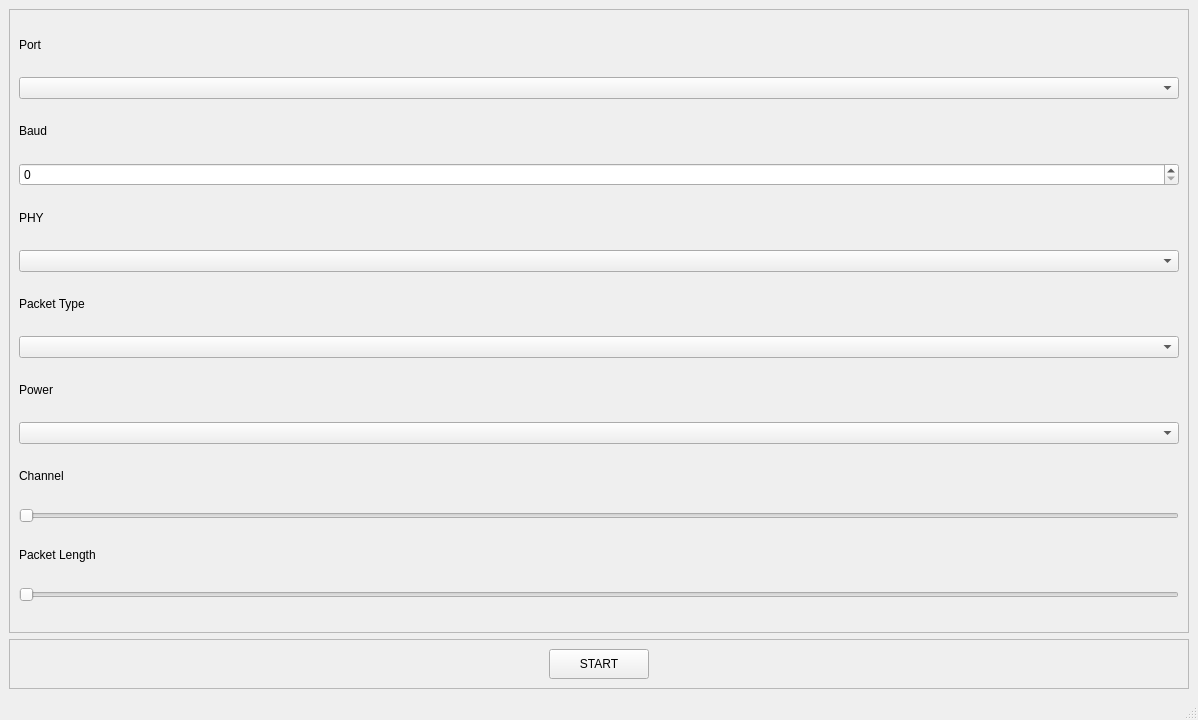
<?xml version="1.0" encoding="UTF-8"?>
<ui version="4.0">
 <class>MainWindow</class>
 <widget class="QMainWindow" name="MainWindow">
  <property name="geometry">
   <rect>
    <x>0</x>
    <y>0</y>
    <width>1198</width>
    <height>720</height>
   </rect>
  </property>
  <property name="maximumSize">
   <size>
    <width>16777215</width>
    <height>720</height>
   </size>
  </property>
  <property name="windowTitle">
   <string>DTM_TX</string>
  </property>
  <property name="layoutDirection">
   <enum>Qt::LeftToRight</enum>
  </property>
  <property name="autoFillBackground">
   <bool>false</bool>
  </property>
  <widget class="QWidget" name="centralwidget">
   <layout class="QVBoxLayout" name="verticalLayout_3">
    <item>
     <layout class="QHBoxLayout" name="horizontalLayout_5">
      <item>
       <layout class="QVBoxLayout" name="verticalLayout_6">
        <item>
         <widget class="QFrame" name="input_frame">
          <property name="frameShape">
           <enum>QFrame::StyledPanel</enum>
          </property>
          <property name="frameShadow">
           <enum>QFrame::Raised</enum>
          </property>
          <layout class="QVBoxLayout" name="verticalLayout">
           <item>
            <widget class="QLabel" name="label">
             <property name="maximumSize">
              <size>
               <width>16777215</width>
               <height>20</height>
              </size>
             </property>
             <property name="text">
              <string>Port</string>
             </property>
            </widget>
           </item>
           <item>
            <widget class="QComboBox" name="port_select">
             <property name="currentText">
              <string extracomment="Port"/>
             </property>
            </widget>
           </item>
           <item>
            <widget class="QLabel" name="label_2">
             <property name="maximumSize">
              <size>
               <width>16777215</width>
               <height>20</height>
              </size>
             </property>
             <property name="text">
              <string>Baud</string>
             </property>
            </widget>
           </item>
           <item>
            <widget class="QSpinBox" name="baud_rate_select">
             <property name="maximum">
              <number>10000000</number>
             </property>
            </widget>
           </item>
           <item>
            <widget class="QLabel" name="label_3">
             <property name="maximumSize">
              <size>
               <width>16777215</width>
               <height>20</height>
              </size>
             </property>
             <property name="text">
              <string>PHY</string>
             </property>
            </widget>
           </item>
           <item>
            <widget class="QComboBox" name="phy_select"/>
           </item>
           <item>
            <widget class="QLabel" name="packet_type_label">
             <property name="maximumSize">
              <size>
               <width>16777215</width>
               <height>20</height>
              </size>
             </property>
             <property name="text">
              <string>Packet Type</string>
             </property>
            </widget>
           </item>
           <item>
            <widget class="QComboBox" name="packet_type_select"/>
           </item>
           <item>
            <widget class="QLabel" name="label_4">
             <property name="maximumSize">
              <size>
               <width>16777215</width>
               <height>20</height>
              </size>
             </property>
             <property name="text">
              <string>Power</string>
             </property>
            </widget>
           </item>
           <item>
            <widget class="QComboBox" name="power_select"/>
           </item>
           <item>
            <widget class="QLabel" name="channel_label">
             <property name="maximumSize">
              <size>
               <width>16777215</width>
               <height>20</height>
              </size>
             </property>
             <property name="text">
              <string>Channel</string>
             </property>
            </widget>
           </item>
           <item>
            <widget class="QSlider" name="channel_select">
             <property name="maximum">
              <number>39</number>
             </property>
             <property name="orientation">
              <enum>Qt::Horizontal</enum>
             </property>
            </widget>
           </item>
           <item>
            <widget class="QLabel" name="packet_len_label">
             <property name="maximumSize">
              <size>
               <width>16777215</width>
               <height>20</height>
              </size>
             </property>
             <property name="text">
              <string>Packet Length</string>
             </property>
            </widget>
           </item>
           <item>
            <widget class="QSlider" name="packet_len_select">
             <property name="maximum">
              <number>255</number>
             </property>
             <property name="orientation">
              <enum>Qt::Horizontal</enum>
             </property>
            </widget>
           </item>
          </layout>
         </widget>
        </item>
        <item>
         <widget class="QFrame" name="frame">
          <property name="maximumSize">
           <size>
            <width>16777215</width>
            <height>50</height>
           </size>
          </property>
          <property name="frameShape">
           <enum>QFrame::StyledPanel</enum>
          </property>
          <property name="frameShadow">
           <enum>QFrame::Raised</enum>
          </property>
          <layout class="QHBoxLayout" name="horizontalLayout">
           <item>
            <widget class="QPushButton" name="start_stop_btn">
             <property name="maximumSize">
              <size>
               <width>100</width>
               <height>50</height>
              </size>
             </property>
             <property name="text">
              <string>START</string>
             </property>
            </widget>
           </item>
          </layout>
         </widget>
        </item>
       </layout>
      </item>
     </layout>
    </item>
   </layout>
  </widget>
  <widget class="QMenuBar" name="menubar">
   <property name="geometry">
    <rect>
     <x>0</x>
     <y>0</y>
     <width>1198</width>
     <height>22</height>
    </rect>
   </property>
  </widget>
  <widget class="QStatusBar" name="statusbar"/>
 </widget>
 <resources/>
 <connections/>
</ui>
